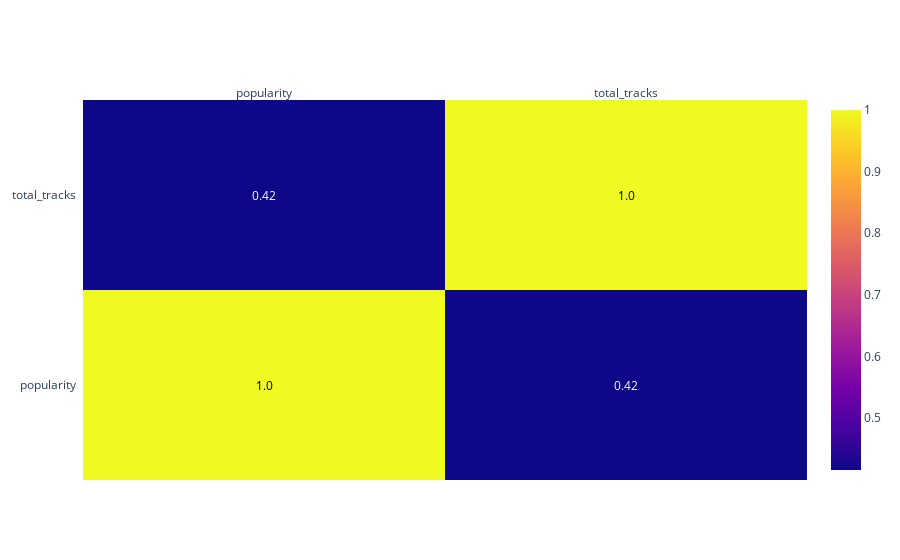

Notebook source saved alongside this figure:
### Markdown cell above
## Checking the correlation between popularity and total number of tracks.

### Code cell
corr_mat = df_tracks_albums_artist[['popularity','total_tracks']].corr()

figure = ff.create_annotated_heatmap(
    z=corr_mat.values,
    x=list(corr_mat.columns),
    y=list(corr_mat.index),
    annotation_text=corr_mat.round(2).values,
    showscale=True)
figure

### Figure 1 — Plotly figure (JSON) as saved in the notebook; plotly's stock layout.template omitted (floating-point values rounded to 4 significant figures)
{"data": [{"colorscale": [[0, "#0d0887"], [0.1111, "#46039f"], [0.2222, "#7201a8"], [0.3333, "#9c179e"], [0.4444, "#bd3786"], [0.5556, "#d8576b"], [0.6667, "#ed7953"], [0.7778, "#fb9f3a"], [0.8889, "#fdca26"], [1, "#f0f921"]], "reversescale": false, "showscale": true, "type": "heatmap", "x": ["popularity", "total_tracks"], "y": ["popularity", "total_tracks"], "z": [[1, 0.4154], [0.4154, 1]]}], "layout": {"annotations": [{"font": {"color": "#000000"}, "showarrow": false, "text": "1.0", "x": "popularity", "xref": "x", "y": "popularity", "yref": "y"}, {"font": {"color": "#FFFFFF"}, "showarrow": false, "text": "0.42", "x": "total_tracks", "xref": "x", "y": "popularity", "yref": "y"}, {"font": {"color": "#FFFFFF"}, "showarrow": false, "text": "0.42", "x": "popularity", "xref": "x", "y": "total_tracks", "yref": "y"}, {"font": {"color": "#000000"}, "showarrow": false, "text": "1.0", "x": "total_tracks", "xref": "x", "y": "total_tracks", "yref": "y"}], "xaxis": {"dtick": 1, "gridcolor": "rgb(0, 0, 0)", "side": "top", "ticks": ""}, "yaxis": {"dtick": 1, "ticks": "", "ticksuffix": "  "}}}
